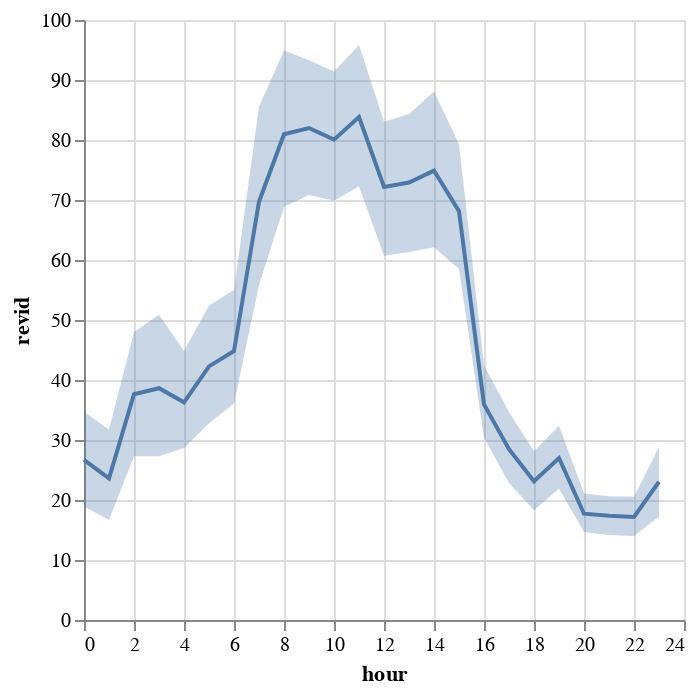

The cell this chart's notebook holds for it:
### Code cell
df_plot["day_of_week"] = df_plot.timestamp_hours.dt.day_name()
# df_plot = df_plot[~df_plot.day_of_week.isin(["Sunday", "Saturday"])]
df_plot["hour"] = df_plot.timestamp_hours.dt.hour
df_plot["date"] = df_plot.timestamp_hours.dt.date
df_plot = df_plot.sort_values("hour")

line = alt.Chart(df_plot[["revid", "hour"]]).mark_line().encode(
    x=alt.X('hour', sort=order),
    y='mean(revid)'
)

band = alt.Chart(df_plot[["revid", "hour"]]).mark_errorband(extent='ci').encode(
    x=alt.X('hour', sort=order),
    y=alt.Y('revid'),
)

plot_2 = band + line
plot_2

### Figure 1 — Vega-Lite specification as saved in the notebook (floating-point values rounded to 4 significant figures; data arrays with more than 128 entries replaced by an {"elided": "..."} marker saying what was removed)
{"config": {"view": {"continuousWidth": 300, "continuousHeight": 300}}, "layer": [{"data": {"name": "data-0e12feab01e22de13f4f0a81ea3efcbf"}, "mark": {"type": "errorband", "extent": "ci"}, "encoding": {"x": {"field": "hour", "sort": ["Monday", "Tuesday", "Wednesday", "Thursday", "Friday", "Saturday", "Sunday"], "type": "quantitative"}, "y": {"field": "revid", "type": "quantitative"}}}, {"data": {"name": "data-0e12feab01e22de13f4f0a81ea3efcbf"}, "mark": {"type": "line"}, "encoding": {"x": {"field": "hour", "sort": ["Monday", "Tuesday", "Wednesday", "Thursday", "Friday", "Saturday", "Sunday"], "type": "quantitative"}, "y": {"aggregate": "mean", "field": "revid", "type": "quantitative"}}}], "$schema": "https://vega.github.io/schema/vega-lite/v5.14.1.json", "datasets": {"data-0e12feab01e22de13f4f0a81ea3efcbf": {"elided": "1182 records"}}}
